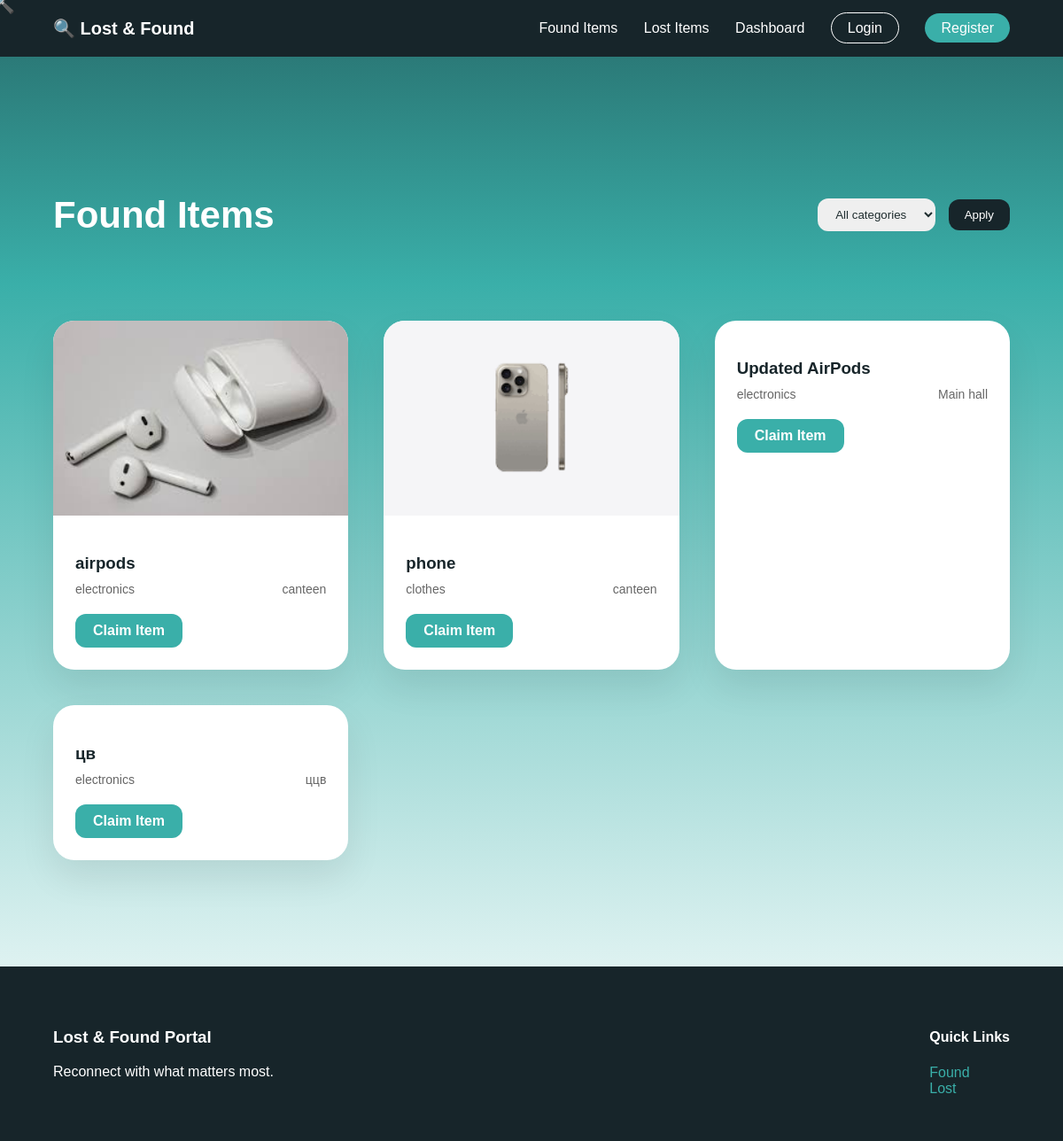
Page /found/ on the committed database.
### portal/models.py (models this page shows, shortened)
class Item(models.Model):
    ITEM_TYPE_CHOICES = [
        ('lost', 'Lost'),
        ('found', 'Found'),
    ]
    CATEGORY_CHOICES = [
        ('electronics', 'Electronics'),
        ('clothes', 'Clothes'),
        ('documents', 'Documents'),
        ('other', 'Other'),
    ]
    title = models.CharField(max_length=100)
    description = models.TextField()
    location = models.CharField(max_length=100)
    item_type = models.CharField(
        max_length=10,
        choices=ITEM_TYPE_CHOICES
    )
    category = models.CharField(
        max_length=20,
        choices=CATEGORY_CHOICES
    )
    created_by = models.ForeignKey(
    User,
    on_delete=models.SET_NULL,
    null=True,
    blank=True
)
    date_created = models.DateTimeField(auto_now_add=True)

class ItemImage(models.Model):
    item = models.ForeignKey(
        Item,
        on_delete=models.CASCADE,
        related_name='images'
    )
    image = models.ImageField(upload_to='items/')

### portal/views.py (the view)
# urls.py: path('found/', items_page),
def items_page(request):
    category = request.GET.get('category')
    items = Item.objects.filter(item_type='found')
    if category:
        items = items.filter(category=category)
    return render(request, 'items_list.html', {
        'items': items,
        'page_title': 'Found Items'
    })

### portal/templates/items_list.html (shortened to what this page needs)
{% extends "base.html" %}
{% block content %}
<section class="items-section">
    <div class="items-header">
        <h1 class="items-title">{{ page_title }}</h1>
        <form method="GET" class="modern-filter">
            <select name="category">
                <option value="">All categories</option>
            </select>
            <button type="submit">Apply</button>
        </form>
    </div>
    <div class="modern-items-grid">
        {% for item in items %}
        <div class="modern-item-card">
            {% if item.images.all %}
            <div class="modern-card-image">
                <img src="{{ item.images.first.image.url }}" alt="{{ item.title }}">
            </div>
            {% endif %}
            <div class="modern-card-content">
                <h3>{{ item.title }}</h3>
                <div class="modern-meta">
                    <span>{{ item.category }}</span>
                    <span>{{ item.location }}</span>
                </div>
                <a href="/claim/{{ item.id }}/" class="modern-claim-btn">
                    Claim Item
                </a>
            </div>
        </div>
        {% endfor %}
    </div>
</section>
{% endblock %}

### portal/templates/base.html (shortened to what this page needs)
<!DOCTYPE html>
<html lang="en">
<head>
    {% load static %}
    <link rel="stylesheet" href="{% static 'css/style.css' %}">
</head>
<body>
<div class="emoji-cursor">🔍</div>
<nav class="navbar">
    <a href="/" class="logo">🔍 Lost & Found</a>
    <div class="nav-links">
    <a href="/found/">Found Items</a>
    <a href="/lost/">Lost Items</a>
    <a href="/dashboard/">Dashboard</a>
    {% if user.is_authenticated %}
        <a href="/profile/" class="nav-username">
            <span class="user-info">
          👤 {{ user.username }}
            </span>
        </a>
        <form method="post" action="{% url 'logout' %}" class="nav-logout-form">
            {% csrf_token %}
            <button type="submit" class="nav-logout-btn">
                Logout
            </button>
        </form>
    {% else %}
        <a href="{% url 'login' %}" class="nav-login-btn">Login</a>
        <a href="/register/" class="nav-register-btn">Register</a>
    {% endif %}
    </div>
</nav>
{% block content %}{% endblock %}
<footer class="footer">
    <div class="footer-inner">
        <div>
            <h3>Lost & Found Portal</h3>
            <p>Reconnect with what matters most.</p>
        </div>
        <div>
            <h4>Quick Links</h4>
            <a href="/found/">Found</a><br>
            <a href="/lost/">Lost</a>
        </div>
    </div>
</footer>
</body>
</html>

### portal/static/css/style.css (style rules this page uses)
:root { --dark: #17252A; --teal-dark: #2B7A78; --teal: #3AAFA9; --light: #DEF2F1; --white: #FFFFFF; }
body { margin: 0; font-family: Arial, sans-serif; background: var(--light); color: var(--dark); }
.navbar { background: var(--dark); padding: 20px 60px; display: flex; justify-content: space-between; align-items: center; }
.logo { color: var(--white); text-decoration: none; font-weight: bold; font-size: 20px; }
.nav-links a { color: var(--white); text-decoration: none; margin-left: 25px; font-weight: 500; }
.footer { background: var(--dark); padding: 50px 60px; color: var(--white); }
.footer-inner { display: flex; justify-content: space-between; }
.footer a { color: var(--teal); text-decoration: none; }
body { cursor: none; }
.emoji-cursor { position: fixed; font-size: 28px; pointer-events: none; transform: translate(-50%, -50%); z-index: 9999; }
.items-header { display: flex; justify-content: space-between; align-items: center; margin-bottom: 60px; color: white; }
.items-header h1 { font-size: 42px; }
.modern-item-card { background: rgba(255,255,255,0.1); backdrop-filter: blur(15px); border-radius: 24px; overflow: hidden; transition: 0.3s ease; box-shadow: 0 20px 40px rgba(0,0,0,0.15); }
.modern-item-card img { width: 100%; height: 240px; object-fit: cover; }
.items-section { padding: 120px 60px; background: linear-gradient( to bottom, #2B7A78 0%, #3AAFA9 25%, #DEF2F1 100% ); }
.items-header { display: flex; justify-content: space-between; align-items: center; margin-bottom: 60px; }
.items-title { font-size: 42px; font-weight: 700; color: white; }
.modern-filter select { padding: 10px 16px; border-radius: 12px; border: none; }
.modern-filter button { padding: 10px 18px; border-radius: 12px; border: none; background: #17252A; color: white; margin-left: 10px; cursor: pointer; }
.modern-items-grid { display: grid; grid-template-columns: repeat(auto-fill, minmax(280px, 1fr)); gap: 40px; }
.modern-item-card { background: white; border-radius: 24px; overflow: hidden; box-shadow: 0 20px 40px rgba(0,0,0,0.08); transition: 0.3s; }
.modern-card-image { height: 220px; overflow: hidden; }
.modern-card-image img { width: 100%; height: 100%; object-fit: cover; }
.modern-card-content { padding: 25px; }
.modern-card-content h3 { margin-bottom: 10px; }
.modern-meta { display: flex; justify-content: space-between; font-size: 14px; color: #666; margin-bottom: 20px; }
.modern-claim-btn { display: inline-block; padding: 10px 20px; background: #3AAFA9; color: white; border-radius: 12px; text-decoration: none; font-weight: 600; }
.modern-item-card { animation: fadeUp 0.6s ease forwards; }
select { color: #1f2d2f; }
select option[value=""] { color: #9aa5a8; }
.nav-login-btn { padding: 8px 18px; border-radius: 20px; border: 1px solid white; color: white; text-decoration: none; margin-left: 20px; transition: 0.3s; }
.nav-register-btn { padding: 8px 18px; border-radius: 20px; background: #3AAFA9; color: white; text-decoration: none; margin-left: 10px; transition: 0.3s; }

### rows in the picture
Item: images.first.image (picture), title "airpods", category "electronics", location "canteen"
Item: images.first.image (picture), title "phone", category "clothes", location "canteen"
Item: title "Updated AirPods", category "electronics", location "Main hall"
Item: title "цв", category "electronics", location "ццв"

### other values in the picture
{{ page_title }} "Found Items"
